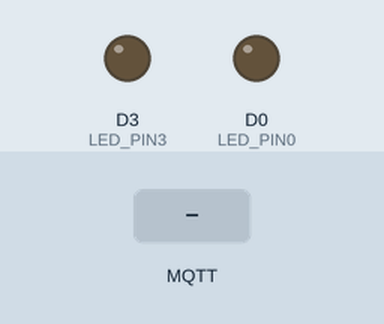
Recording of a sketch running on a simulated ESP8266 (NodeMCU). Parts: output pins drawn as LEDs (lit = HIGH). The inputs (shaded band) are chosen by the test bench. WiFi joins after 1.5 s; servers stay silent unless stated; no MQTT or app messages arrive unless stated; what the sketch prints to the serial monitor is not drawn.

Above: at 2.7 s.
2.8 s: MQTT message "power on" arrives on the first subscribed topic
At 4.0 s:
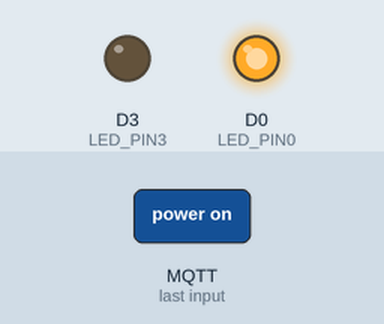
4.3 s: MQTT message "power off" arrives on the first subscribed topic
At 5.3 s:
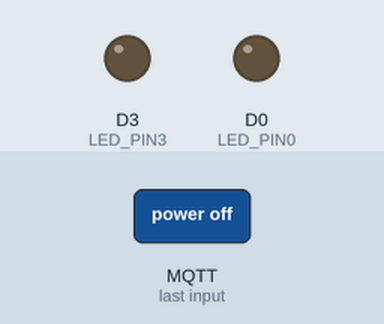
Timing chart, 0 to 7.3 s (numbered marks = the images above; inputs shaded):
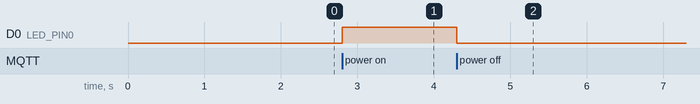

Measured:
- after the input at 2.8 s, D0 (LED_PIN0): LOW → HIGH at once
- after the input at 4.3 s, D0 (LED_PIN0): HIGH → LOW at once

The sketch:

Format_Factory.lnk.ino
```cpp
#include <ESP8266WiFi.h>
#include <SoftwareSerial.h>
SoftwareSerial NodeSerial(D2, D3); // RX | TX
// Code By ArduinoALL
#include <PubSubClient.h>
const char* ssid = "Kuyraisas"; // แก้ ssid
const char* password = "0012345678"; // แก้ password
// Config MQTT Server
const char * topic = "/server"; // topic ชื่อ /server
#define mqtt_server "m15.cloudmqtt.com" // server
#define mqtt_port 14203   // เลข port
#define mqtt_user "rrfbpaqw" // user
#define mqtt_password "jzW3F6vT2E4k" // password
#define LED_PIN0 D0
#define LED_PIN1 D1
#define LED_PIN2 D2
#define LED_PIN3 D3
#define LED_PIN4 D4
char *Power_status = "OFF";
char *checkon_status = "Offline";
char *Clean_butt = "Not work";
char *Status_check = "Offline";
WiFiClient espClient;
PubSubClient client(espClient);

void setup() {
  // เชื่อมต่อ network
  pinMode(D2, INPUT);
  pinMode(D3, OUTPUT);
  NodeSerial.begin(4800);
  pinMode(LED_PIN0, OUTPUT);
  Serial.begin(115200);
  delay(10);
  Serial.println();
  Serial.print("Connecting to ");
  Serial.println(ssid);
  WiFi.begin(ssid, password);
  while (WiFi.status() != WL_CONNECTED) {
    delay(500);
    Serial.print(".");
  }
  Serial.println("");
  Serial.println("WiFi connected");
  Serial.println("IP address: ");
  Serial.println(WiFi.localIP());
  // จบการเชื่อมต่อ network

  client.setServer(mqtt_server, mqtt_port); // เชื่อมต่อ mqtt server
  client.setCallback(callback); // สร้างฟังก์ชันเมื่อมีการติดต่อจาก mqtt มา
}

void loop() {
  if (!client.connected()) {
    Serial.print("MQTT connecting...");
    if (client.connect("ESP8266Client", mqtt_user, mqtt_password)) { // ถ้าเชื่อมต่อ mqtt สำเร็จ
      client.subscribe(topic); // ชื่อ topic ที่ต้องการติดตาม
      Serial.println("connected");
    }
    // ในกรณีเชื่อมต่อ mqtt ไม่สำเร็จ
    else {
      Serial.print("failed, rc=");
      Serial.print(client.state());
      Serial.println(" try again in 5 seconds");
      delay(5000); // หน่วงเวลา 5 วินาที แล้วลองใหม่
      return;
    }
  }
  client.loop();
}
void callback(char* topic, byte* payload, unsigned int length) {
  Serial.print("Message from ");
  Serial.println(topic);
  String msg = "";
  int i = 0;
  while (i < length) {
    msg += (char)payload[i++]; // อ่านข้อความจาก topic ที่ส่งมา
  }
  Serial.print("receive ");
  Serial.println(msg); // แสดงข้อความที่ได้รับจาก topic
  //power on off msg
  if (msg == "power on") { // ถ้า topic ส่งคำว่า on
    digitalWrite(LED_PIN0, 1);
    Power_status = "icatbox : Power On";
    client.publish("/icatbox", Power_status); // ส่งข้อความกลับไปที่ topic คือ ชื่ออุปกรณ์ที่ส่ง , ข้อความ
    NodeSerial.print("110");
    NodeSerial.print("\n");

  } else if (msg == "power off") {
    digitalWrite(LED_PIN0, 0);
    Power_status = "icatbox : Power Off";
    NodeSerial.print("1100");
    NodeSerial.print("\n");
    client.publish("/icatbox", Power_status);
  } else if (msg == "status") {
    client.publish("/icatbox", Power_status);
  }
  //clean button
  if (msg == "clean") { // ถ้า topic ส่งคำว่า clean
    digitalWrite(LED_PIN0, 1);
    Clean_butt = "icatbox : Cleaned";
    client.publish("/icatbox", Clean_butt); // ส่งข้อความกลับไปที่ topic คือ ชื่ออุปกรณ์ที่ส่ง , ข้อความ
    NodeSerial.print("120");
    NodeSerial.print("\n");

  } else if (msg == "Not Clean") {
    digitalWrite(LED_PIN0, 0);
    Clean_butt = "icatbox : Not Clean";
    NodeSerial.print("1200");
    NodeSerial.print("\n");
    client.publish("/icatbox", Clean_butt);
  } else if (msg == "status") {
    client.publish("/icatbox", Clean_butt);
  }
}
```
